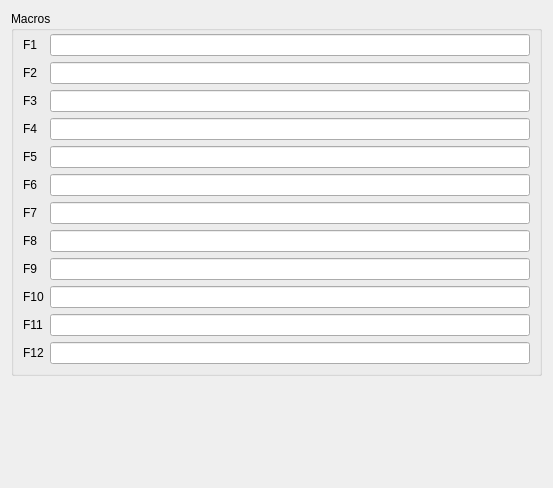
     <widget class="QWidget" name="qwpMacros" >
      <property name="geometry" >
       <rect>
        <x>0</x>
        <y>0</y>
        <width>553</width>
        <height>488</height>
       </rect>
      </property>
      <layout class="QVBoxLayout" name="verticalLayout_3" >
       <item>
        <widget class="QGroupBox" name="qgbMacros" >
         <property name="title" >
          <string>Macros</string>
         </property>
         <layout class="QGridLayout" name="gridLayout_3" >
          <property name="topMargin" >
           <number>3</number>
          </property>
          <property name="bottomMargin" >
           <number>9</number>
          </property>
          <property name="verticalSpacing" >
           <number>6</number>
          </property>
          <item row="1" column="0" >
           <widget class="QLabel" name="qlbF2" >
            <property name="text" >
             <string>F2</string>
            </property>
           </widget>
          </item>
          <item row="0" column="0" >
           <widget class="QLabel" name="qlbF1" >
            <property name="text" >
             <string>F1</string>
            </property>
           </widget>
          </item>
          <item row="2" column="0" >
           <widget class="QLabel" name="qlbF3" >
            <property name="text" >
             <string>F3</string>
            </property>
           </widget>
          </item>
          <item row="3" column="0" >
           <widget class="QLabel" name="qlbF4" >
            <property name="text" >
             <string>F4</string>
            </property>
           </widget>
          </item>
          <item row="4" column="0" >
           <widget class="QLabel" name="qlbF5" >
            <property name="text" >
             <string>F5</string>
            </property>
           </widget>
          </item>
          <item row="5" column="0" >
           <widget class="QLabel" name="qlbF6" >
            <property name="text" >
             <string>F6</string>
            </property>
           </widget>
          </item>
          <item row="6" column="0" >
           <widget class="QLabel" name="qlbF7" >
            <property name="text" >
             <string>F7</string>
            </property>
           </widget>
          </item>
          <item row="7" column="0" >
           <widget class="QLabel" name="qlbF8" >
            <property name="text" >
             <string>F8</string>
            </property>
           </widget>
          </item>
          <item row="8" column="0" >
           <widget class="QLabel" name="qlbF9" >
            <property name="text" >
             <string>F9</string>
            </property>
           </widget>
          </item>
          <item row="9" column="0" >
           <widget class="QLabel" name="qlbF10" >
            <property name="text" >
             <string>F10</string>
            </property>
           </widget>
          </item>
          <item row="10" column="0" >
           <widget class="QLabel" name="qlbF11" >
            <property name="text" >
             <string>F11</string>
            </property>
           </widget>
          </item>
          <item row="11" column="0" >
           <widget class="QLabel" name="qlbF12" >
            <property name="text" >
             <string>F12</string>
            </property>
           </widget>
          </item>
          <item row="3" column="1" >
           <widget class="QLineEdit" name="qleMacroF4" />
          </item>
          <item row="2" column="1" >
           <widget class="QLineEdit" name="qleMacroF3" />
          </item>
          <item row="1" column="1" >
           <widget class="QLineEdit" name="qleMacroF2" />
          </item>
          <item row="0" column="1" >
           <widget class="QLineEdit" name="qleMacroF1" />
          </item>
          <item row="4" column="1" >
           <widget class="QLineEdit" name="qleMacroF5" />
          </item>
          <item row="5" column="1" >
           <widget class="QLineEdit" name="qleMacroF6" />
          </item>
          <item row="6" column="1" >
           <widget class="QLineEdit" name="qleMacroF7" />
          </item>
          <item row="7" column="1" >
           <widget class="QLineEdit" name="qleMacroF8" />
          </item>
          <item row="8" column="1" >
           <widget class="QLineEdit" name="qleMacroF9" />
          </item>
          <item row="9" column="1" >
           <widget class="QLineEdit" name="qleMacroF10" />
          </item>
          <item row="10" column="1" >
           <widget class="QLineEdit" name="qleMacroF11" />
          </item>
          <item row="11" column="1" >
           <widget class="QLineEdit" name="qleMacroF12" />
          </item>
         </layout>
        </widget>
       </item>
       <item>
        <spacer name="verticalSpacer_3" >
         <property name="orientation" >
          <enum>Qt::Vertical</enum>
         </property>
         <property name="sizeHint" stdset="0" >
          <size>
           <width>20</width>
           <height>40</height>
          </size>
         </property>
        </spacer>
       </item>
      </layout>
     </widget>
